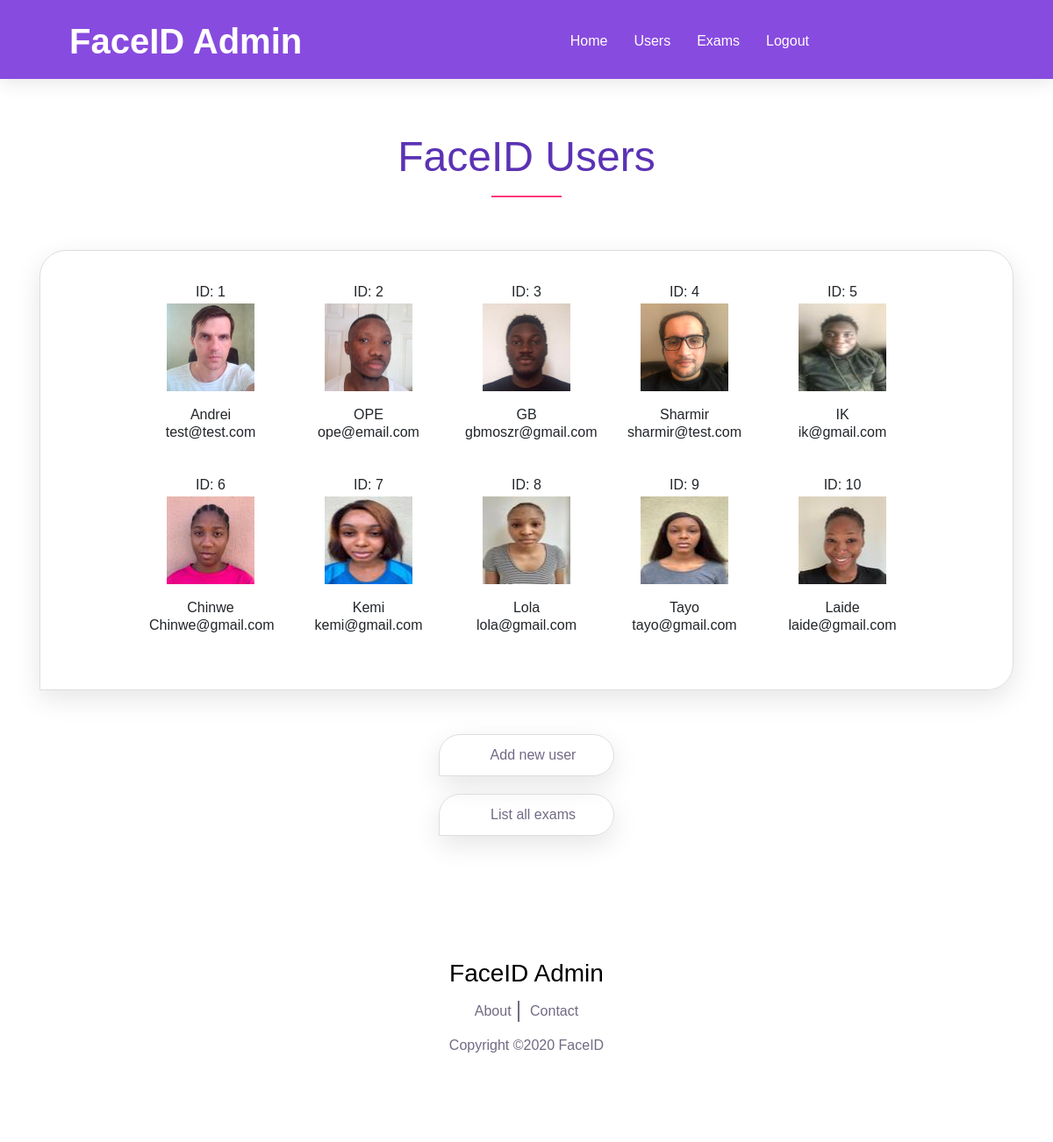
/admin/list/users/, run on an earlier commit of the app's database.
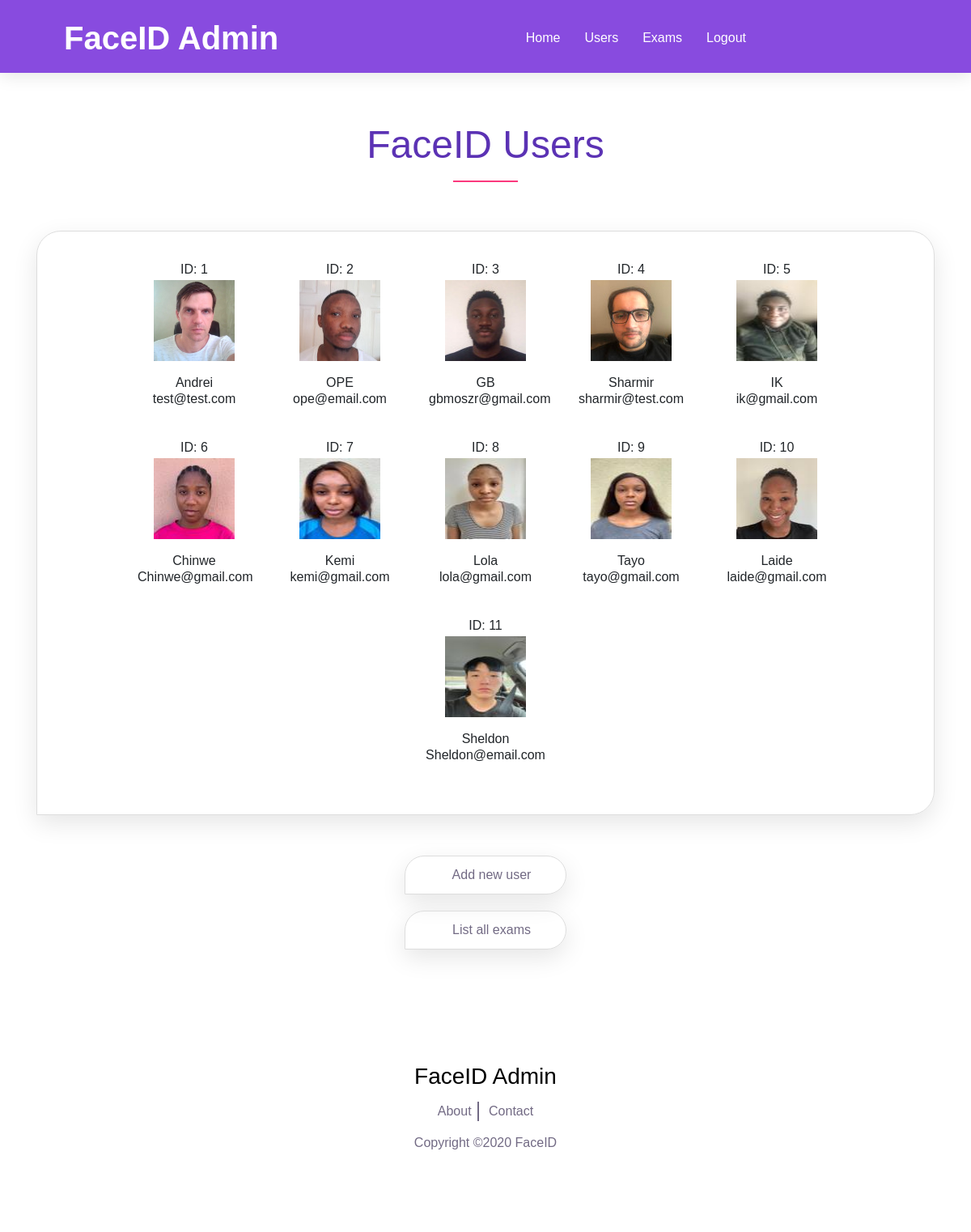
And on a later commit of the database.
### app/models.py (models this page shows, shortened)
class User(db.Model):
    __tablename__ = 'user'
    id = db.Column(db.Integer, primary_key=True)
    name = db.Column(db.String(80), unique=True, nullable=False)
    email = db.Column(db.String(120), unique=True, nullable=False)
    photo = db.Column(db.String)
    authenticated = db.Column(db.Boolean, default=False)
    confidence = db.Column(db.Integer, default=False)
    exams = db.relationship('Enrolment', backref='user', lazy=True)

### app/routes.py (the view)
@app.route('/admin/list/users/')
def list_users():
    error=None
    users = User.query.all()
    return render_template('./admin/admin_list_users.html', users=users, error=error)

### app/templates/admin/admin_list_users.html (shortened to what this page needs)
{% extends "./admin/admin_base.html" %}
{% block content %}
    <div id="content">
        <section class="special-area bg-white section_padding_150_50" id="about">
            <div class="container">
                <div class="row">
                    <div class="col-12">
                        <div class="section-heading text-center">
                            <h2>FaceID Users</h2>
                            <div class="line-shape"></div>
                        </div>
                    </div>
                </div>
            </div>
            <div class="special_description_area">
                <div class="container">
                    <div class="row">
                        <div class="col-lg-12">
                            <div class="webcam-frame">
                                        <div class='table-wrapper'>
                                            {% for row in users|batch(5, '&nbsp;') %}
                                            <div class='tb-row'>
                                                {% for user in row %}
                                                    {% if user != '&nbsp;' %}
                                                    <div class='tb-column'>
                                                            <div class='tb-line'>ID: {{ user.id }}</div>
                                                            <div class='tb-image'><img width="100px" src="/static/photos/{{ user.photo }}"></div>
                                                            <div class='tb-line'>{{ user.name }}</div>
                                                            <div class='tb-line'>{{ user.email }}</div>
                                                    </div>
                                                    {% endif %}
                                                {% endfor %}
                                            </div>
                                            {% endfor %}
                                          </div>
                            </div>
                            <div class="down-menu">
                                <div class="app-download-btn wow fadeInUp button-200" data-wow-delay="0.2s">
                                    <a href="/admin/add/user/">
                                        <p class="mb-0">Add new user</p>
                                    </a>
                                </div>
                                <div class="app-download-btn wow fadeInUp button-200" data-wow-delay="0.2s">
                                    <a href="/admin/list/exams/">
                                        <p class="mb-0">List all exams</p>
                                    </a>
                                </div>
                            </div>
                        </div>
                    </div>
                </div>
            </div>
        </section>
        </div>
        {% endblock %}

### app/templates/admin/admin_base.html (shortened to what this page needs)
<!DOCTYPE html>
<html lang="en">
<head>
    <link href="/static/style.css" rel="stylesheet">
    <link href="/static/css/responsive.css" rel="stylesheet">
</head>
<body>
    <header class="header_area">
        <div class="container-fluid">
            <div class="row align-items-center">
                <div class="col-12 col-lg-10">
                    <div class="menu_area">
                        <nav class="navbar navbar-expand-lg navbar-light">
                            <a class="navbar-brand" href="/admin/">FaceID Admin</a>
                            <div class="collapse navbar-collapse" id="ca-navbar">
                                <ul class="navbar-nav ml-auto" id="nav">
                                    <li class="nav-item"><a class="nav-link" href="/admin/">Home</a></li>
                                    <li class="nav-item"><a class="nav-link" href="/admin/list/users/">Users</a></li>
                                    <li class="nav-item"><a class="nav-link" href="/admin/list/exams/">Exams</a></li>
                                    <li class="nav-item"><a class="nav-link" href="/admin/logout/">Logout</a></li>
                                </ul>
                            </div>
                        </nav>
                    </div>
                </div>
            </div>
        </div>
    </header>
    {% block content %}{% endblock %}
    <footer class="footer-social-icon text-center section_padding_70 clearfix">
        <div class="footer-text">
            <h3>FaceID Admin</h3>
        </div>
        <div class="footer-menu">
            <nav>
                <ul>
                    <li><a href="#">About</a></li>
                    <li><a href="#">Contact</a></li>
                </ul>
            </nav>
        </div>
        <div class="copyright-text">
            <p>Copyright ©2020 FaceID</p>
        </div>
    </footer>
</body>
</html>

### app/static/style.css (style rules this page uses)
body { font-family: 'Cabin', sans-serif; background-color: #fff; }
h1, h2, h3, h4, h5, h6 { font-family: 'Cabin', sans-serif; font-weight: 400; color: #000; line-height: 1.2; }
.section_padding_150_50 { padding-top: 150px; padding-bottom: 50px; }
.section_padding_70 { padding-top: 70px; padding-bottom: 70px; }
img { max-width: 100%; max-height: 100%; }
ul, ol { margin: 0; padding: 0; }
a, a:hover, a:focus, a:active { text-decoration: none; -webkit-transition-duration: 500ms; -o-transition-duration: 500ms; transition-duration: 500ms; }
li { list-style: none; }
p { color: #726a84; font-size: 16px; font-weight: 300; margin-top: 0; }
.section-heading > h2 { font-weight: 300; color: #5b32b4; font-size: 48px; margin: 0; }
.section-heading { margin-bottom: 60px; }
.line-shape-white, .line-shape { width: 80px; height: 2px; background-color: #fb397d; margin-top: 15px; }
.line-shape { margin-left: calc(50% - 40px); }
.header_area { left: 0; position: absolute; width: 100%; z-index: 99; top: 0; padding: 0 4%; background-color: #884bdf; -webkit-box-shadow: 0 4px 20px rgba(0, 0, 0, 0.1); box-shadow: 0 4px 20px rgba(0, 0, 0, 0.1); height: 90px; }
.menu_area .navbar-brand { font-size: 40px; font-weight: 700; color: #fff; margin: 0; line-height: 1; padding: 0; }
.menu_area { position: relative; z-index: 2; }
.menu_area #nav .nav-link { color: #fff; display: block; font-size: 16px; font-weight: 500; border-radius: 30px; -webkit-transition-duration: 500ms; -o-transition-duration: 500ms; transition-duration: 500ms; padding: 35px 15px; }
.app-download-btn a { border: 1px solid #ddd; display: -webkit-box; display: -ms-flexbox; display: flex; -webkit-box-align: center; -ms-flex-align: center; align-items: center; padding: 15px 30px; border-radius: 30px 30px 30px 0; -webkit-box-shadow: 0 10px 30px rgba(0, 0, 0, 0.1); box-shadow: 0 10px 30px rgba(0, 0, 0, 0.1); -webkit-box-pack: center; -ms-flex-pack: center; justify-content: center; margin:20px 0 20px 0; }
.app-download-btn a p { font-size: 16px; line-height: 1; -webkit-transition-duration: 500ms; -o-transition-duration: 500ms; transition-duration: 500ms; }
.app-download-btn:first-child { margin-right: 20px; }
.footer-text { margin-bottom: 15px; }
.footer-menu ul li { display: inline-block; }
.footer-menu ul li a { border-right: 2px solid #726a84; display: block; padding: 0 7.5px; color: #726a84; }
.footer-menu ul li:last-child a { border-right: 0 solid #ddd; }
.footer-social-icon { margin-bottom: 30px; }
.footer-menu { margin-bottom: 15px; }
.copyright-text > p { margin-bottom: 0; }
.webcam-frame { border: 1px solid #ddd; border-top-color: rgb(221, 221, 221); border-right-color: rgb(221, 221, 221); border-bottom-color: rgb(221, 221, 221); border-left-color: rgb(221, 221, 221); display: -webkit-box; display: -ms-flexbox; display: flex; -webkit-box-align: center; -ms-flex-align: center; align-items: center; padding: 15px 30px; border-radius: 30px 30px 30px 0; -webkit-box-shadow: 0 10px 30px rgba(0, 0, 0, 0.1); box-shadow: 0 10px 30px rgba(0, 0, 0, 0.1); -webkit-box-pack: center; -ms-flex-pack: center; justify-content: center; margin-bottom: 50px; }
.button-200 { width: 200px; }
.table-wrapper { margin: 15px; background-color: rgb(255, 255, 255); width:900px }
.tb-row { display: flex; flex-direction: row; flex-wrap: wrap; width: 100%; height:220px; }
.tb-column { display: flex; flex-direction: column; flex-basis: 100%; flex: 1; padding: 0 10px 0 10px; width: 150px; }
.tb-line { padding: 5px 10px 5px 10px; text-align: center; height: 20px; }
.tb-image { padding: 10px 10px 10px 10px; text-align: center; height: 120px; }
.down-menu { text-align: center; margin-left: auto; margin-right: auto; width: 200px; }

What changed in the data, as far as the page shows it:
added User: id "11", photo (picture), name "Sheldon", email "Sheldon@email.com"
